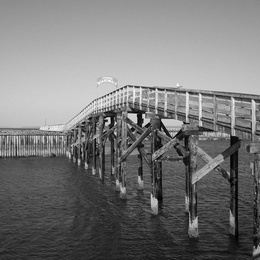
%> input picture AtomicVision/BigTransformations/image4.jpg, 260 x 260 px, shrunk from 1632 x 1632 before the run
$ octave testingKeren.m   (GNU Octave 9; MATLAB toolbox functions it lacks are replaced by stand-ins)
%> lines starting %> are read from the running program, lines starting %| are printed output that depends on the picture
### AtomicVision/BigTransformations/shift.m
function im2 = shift(im1,x1,y1)
% SHIFT - shift an image over a non-integer amount of pixels
%    im2 = shift(im1,x1,y1)
%    shift an image over X1 in horizontal direction and Y1 in vertical
%    direction and set the added pixels to 0

%% -----------------------------------------------------------------------
% SUPERRESOLUTION - Graphical User Interface for Super-Resolution Imaging
% Copyright (C) 2005-2007 Laboratory of Audiovisual Communications (LCAV),
% Ecole Polytechnique Federale de Lausanne (EPFL),
% CH-1015 Lausanne, Switzerland
%
% This program is free software; you can redistribute it and/or modify it
% under the terms of the GNU General Public License as published by the
% Free Software Foundation; either version 2 of the License, or (at your
% option) any later version. This software is distributed in the hope that
% it will be useful, but without any warranty; without even the implied
% warranty of merchantability or fitness for a particular purpose.
% See the GNU General Public License for more details
% (enclosed in the file GPL).
%
% Latest modifications: January 12, 2006, by Patrick Vandewalle

[y0,x0,z0]=size(im1);

x1int=floor(x1); x1dec=x1-x1int;
y1int=floor(y1); y1dec=y1-y1int;
im2=im1;

for z=1:z0
 if y1>=0
   for y=-y0:-y1int-2
       im2(-y,:,z)=(1-y1dec)*im2(-y1int-y,:,z)+y1dec*im2(-y1int-y-1,:,z);
   end
   if y1int<y0
       im2(y1int+1,:,z)=(1-y1dec)*im2(1,:,z);
   end
   for y=max(-y1int,-y0):-1
       im2(-y,:,z)=zeros(1,x0);
   end
 else
   if y1dec==0
       y1dec=y1dec+1;
       y1int=y1int-1;
   end
   for y=1:y0+y1int
       im2(y,:,z)=y1dec*im2(-y1int+y-1,:,z)+(1-y1dec)*im2(-y1int+y,:,z);
   end
   if -y1int<=y0
       im2(y0+y1int+1,:,z)=y1dec*im2(y0,:,z);
   end
   for y=max(1,y0+y1int+2):y0
       im2(y,:,z)=zeros(1,x0);
   end
 end
 if x1>=0
   for x=-x0:-x1int-2
       im2(:,-x,z)=(1-x1dec)*im2(:,-x1int-x,z)+x1dec*im2(:,-x1int-x-1,z);
   end
   if x1int<x0
       im2(:,x1int+1,z)=(1-x1dec)*im2(:,1,z);
   end
   for x=max(-x1int,-x0):-1
       im2(:,-x,z)=zeros(y0,1);
   end
 else
   if x1dec==0
       x1dec=x1dec+1;
       x1int=x1int-1;
   end
   for x=1:x0+x1int
       im2(:,x,z)=x1dec*im2(:,-x1int+x-1,z)+(1-x1dec)*im2(:,-x1int+x,z);
   end
   if -x1int<=x0
       im2(:,x0+x1int+1,z)=x1dec*im2(:,x0,z);
   end
   for x=max(1,x0+x1int+2):x0
       im2(:,x,z)=zeros(y0,1);
   end
 end
end

### AtomicVision/BigTransformations/keren.m
function [delta_est, phi_est] = keren(im)
% KEREN - estimate shift and rotation parameters using Keren et al. algorithm
%    [delta_est, phi_est] = keren(im)

%% -----------------------------------------------------------------------
% SUPERRESOLUTION - Graphical User Interface for Super-Resolution Imaging
% Copyright (C) 2005-2007 Laboratory of Audiovisual Communications (LCAV),
% Ecole Polytechnique Federale de Lausanne (EPFL),
% CH-1015 Lausanne, Switzerland
%
% This program is free software; you can redistribute it and/or modify it
% under the terms of the GNU General Public License as published by the
% Free Software Foundation; either version 2 of the License, or (at your
% option) any later version. This software is distributed in the hope that
% it will be useful, but without any warranty; without even the implied
% warranty of merchantability or fitness for a particular purpose.
% See the GNU General Public License for more details
% (enclosed in the file GPL).
%
% Latest modifications: January 12, 2006, by Patrick Vandewalle
%                       February 2, 2006, by Patrick Vandewalle
%                          removed bug in implementation
%                       August 22, 2006, by Karim Krichane

for imnr = 2:length(im)
    % construct pyramid scheme
    lp = fspecial('ga',5,1);
    im0{1} = im{1};
    im1{1} = im{imnr};
    for i=2:3
        im0{i} = imresize(conv2(im0{i-1},lp,'same'),0.5,'bicubic');
        im1{i} = imresize(conv2(im1{i-1},lp,'same'),0.5,'bicubic');
    end

    stot = zeros(1,3);
    % do actual registration, based on pyramid
    for pyrlevel=3:-1:1
        f0 = im0{pyrlevel};
        f1 = im1{pyrlevel};

        [y0,x0]=size(f0);
        xmean=x0/2; ymean=y0/2;
        x=kron([-xmean:xmean-1],ones(y0,1));
        y=kron(ones(1,x0),[-ymean:ymean-1]');

        sigma=1;
        g1 = zeros(y0,x0); g2 = g1; g3 = g1;
        for i=1:y0
            for j=1:x0
                g1(i,j)=-exp(-((i-ymean)^2+(j-xmean)^2)/(2*sigma^2))*(i-ymean)/2/pi/sigma^2; % d/dy
                g2(i,j)=-exp(-((i-ymean)^2+(j-xmean)^2)/(2*sigma^2))*(j-xmean)/2/pi/sigma^2; % d/dx
                g3(i,j)= exp(-((i-ymean)^2+(j-xmean)^2)/(2*sigma^2))/2/pi/sigma^2;
            end
        end

        a=real(ifft2(fft2(f1).*fft2(g2))); % df1/dx, using circular convolution
        c=real(ifft2(fft2(f1).*fft2(g1))); % df1/dy, using circular convolution
        b=real(ifft2(fft2(f1).*fft2(g3)))-real(ifft2(fft2(f0).*fft2(g3))); % f1-f0
        R=c.*x-a.*y; % df1/dy*x-df1/dx*y

        a11 = sum(sum(a.*a)); a12 = sum(sum(a.*c)); a13 = sum(sum(R.*a));
        a21 = sum(sum(a.*c)); a22 = sum(sum(c.*c)); a23 = sum(sum(R.*c));
        a31 = sum(sum(R.*a)); a32 = sum(sum(R.*c)); a33 = sum(sum(R.*R));
        b1 = sum(sum(a.*b)); b2 = sum(sum(c.*b)); b3 = sum(sum(R.*b));
        Ainv = [a11 a12 a13; a21 a22 a23; a31 a32 a33]^(-1);
        s = Ainv*[b1; b2; b3];
        st = s;

        it=1;
        while ((abs(s(1))+abs(s(2))+abs(s(3))*180/pi/20>0.1)&it<50)
            % first shift and then rotate, because we treat the reference image
            f0_ = shift(f0,-st(1),-st(2));
            f0_ = imrotate(f0_,-st(3)*180/pi,'bicubic','crop');
            b = real(ifft2(fft2(f1).*fft2(g3)))-real(ifft2(fft2(f0_).*fft2(g3)));
            s = Ainv*[sum(sum(a.*b)); sum(sum(c.*b)); sum(sum(R.*b))];
            st = st+s;
            it = it+1;
        end
        % it

        st(3)=-st(3)*180/pi;
        st = st';
        st(1:2) = st(2:-1:1);
        stot = [2*stot(1:2)+st(1:2) stot(3)+st(3)];
        if pyrlevel>1
            % first rotate and then shift, because this is cancelling the
            % motion on the image to be registered
            im1{pyrlevel-1} = imrotate(im1{pyrlevel-1},-stot(3),'bicubic','crop');
            im1{pyrlevel-1} = shift(im1{pyrlevel-1},2*stot(2),2*stot(1)); % twice the parameters found at larger scale
        end
    end
    phi_est(imnr) = stot(3);
    delta_est(imnr,:) = stot(1:2);
end

### AtomicVision/BigTransformations/testingKeren.m
im=(imread('image4.jpg'));
%> im is the input picture: size 260x260 uint8; min 0, max 255, mean 120

im=im2double(im);
%> im: size 260x260 double
delta=[0,0;15.0,-20.0;-20.0,10.0];
phi=[0  5   -4];
scale=4;

noise=0;
im=resample(im,2,1)'; % upsample the image by 2
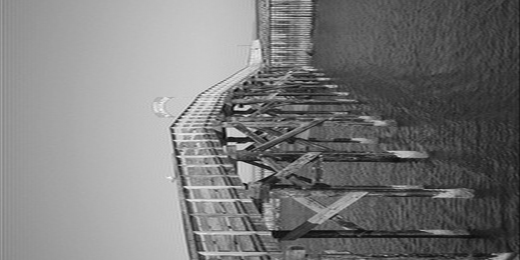
%> im: size 260x520 double; min -0.061, max 1.04, mean 0.47; drawn with min black and max white
im=resample(im,2,1)';
%> im: size 520x520 double

im1 = im; % the first image is not shifted or rotated
%im1 = lowpass(im1,[0.12 0.12]);
im1 = downsample(im1,2*scale)'; % downsample the images by 8
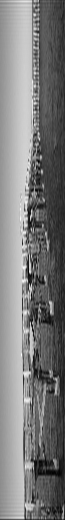
%> im1: size 520x65 double; min -0.0185, max 1, mean 0.473; drawn with min black and max white
im1 = downsample(im1,2*scale)';
%> im1: size 65x65 double

im2 = shift(im,20.0*2*scale,-15.0*2*scale); % shift the images by integer pixels
%> after the loop in shift, `for z=1:z0`:
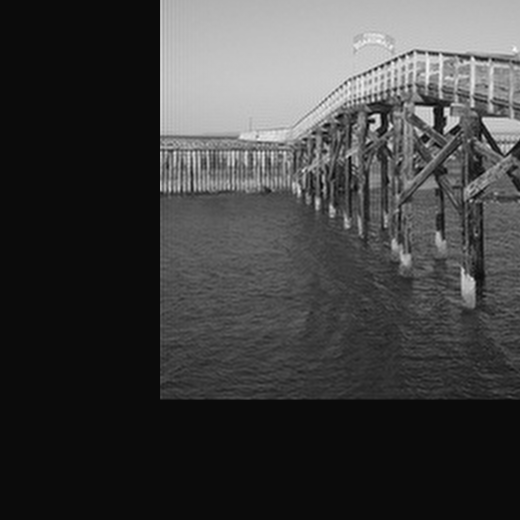
%> im2: size 520x520 double; min -0.0482, max 1.04, mean 0.227; drawn with min black and max white
%> after the loop in shift, `for z=1:z0`: x1dec = 0; x1int = 160
im2 = imrotate(im2,45,'bicubic','crop'); % rotate the images
%im2 = lowpass(im2,[0.12 0.12]);
im2 = downsample(im2,2*scale)'; % downsample the images by 8
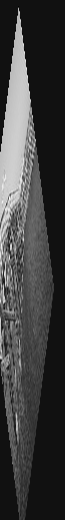
%> im2: size 520x65 double; min -0.0771, max 1.02, mean 0.199; drawn with min black and max white
im2 = downsample(im2,2*scale)';
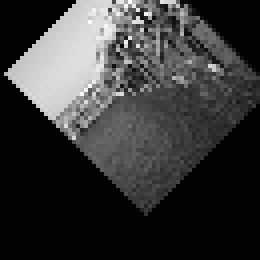
%> im2: size 65x65 double (shown 4 times larger); min -0.0131, max 0.933, mean 0.198; drawn with min black and max white

ims{1}=im1;
ims{2}=im2;

[d,p]=keren(ims);
%> the loop in keren, `for imnr = 2:length(im)` made 1 pass
%> after the loop in keren, `for imnr = 2:length(im)`:
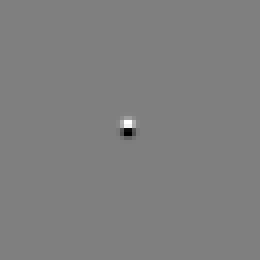
%> g1: size 65x65 double (shown 4 times larger); min -0.0684, max 0.0684, mean 0; drawn with min black and max white
%> after the loop in keren, `for imnr = 2:length(im)`:
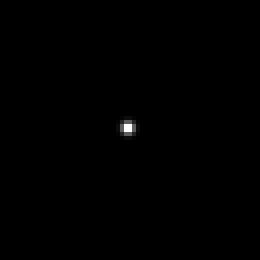
%> g3: size 65x65 double (shown 4 times larger); min 0, max 0.124, mean 0.000237; drawn with min black and max white
%> after the loop in keren, `for imnr = 2:length(im)`: delta_est = [0 0; 0.0902 0.324]; im0 = 3 items; phi_est = [0 -11.77]; st = [-0.402 -0.59 -0.607]
%> d = [0 0; 0.0902 0.324]; p = [0 -11.77]
